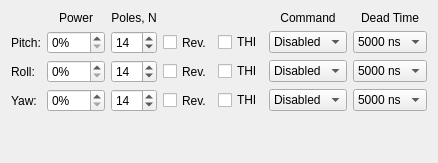
      <widget class="QWidget" name="tabOutputs">
       <attribute name="title">
        <string>Outputs</string>
       </attribute>
       <layout class="QGridLayout" name="gridLayout_2">
        <item row="1" column="6">
         <widget class="QLabel" name="labelCommand">
          <property name="text">
           <string>Command</string>
          </property>
          <property name="textFormat">
           <enum>Qt::PlainText</enum>
          </property>
          <property name="alignment">
           <set>Qt::AlignCenter</set>
          </property>
         </widget>
        </item>
        <item row="4" column="0">
         <widget class="QLabel" name="labelYaw_2">
          <property name="sizePolicy">
           <sizepolicy hsizetype="Fixed" vsizetype="Preferred">
            <horstretch>0</horstretch>
            <verstretch>0</verstretch>
           </sizepolicy>
          </property>
          <property name="text">
           <string>Yaw:</string>
          </property>
          <property name="textFormat">
           <enum>Qt::PlainText</enum>
          </property>
         </widget>
        </item>
        <item row="3" column="7">
         <widget class="QComboBox" name="comboRollDeadTime">
          <property name="sizePolicy">
           <sizepolicy hsizetype="Expanding" vsizetype="Fixed">
            <horstretch>0</horstretch>
            <verstretch>0</verstretch>
           </sizepolicy>
          </property>
          <property name="toolTip">
           <string>Set this as low as possible, but make sure that the power transistors are not overheating!</string>
          </property>
          <property name="currentIndex">
           <number>5</number>
          </property>
          <item>
           <property name="text">
            <string>750 ns</string>
           </property>
          </item>
          <item>
           <property name="text">
            <string>1000 ns</string>
           </property>
          </item>
          <item>
           <property name="text">
            <string>2000 ns</string>
           </property>
          </item>
          <item>
           <property name="text">
            <string>3000 ns</string>
           </property>
          </item>
          <item>
           <property name="text">
            <string>4000 ns</string>
           </property>
          </item>
          <item>
           <property name="text">
            <string>5000 ns</string>
           </property>
          </item>
         </widget>
        </item>
        <item row="3" column="6">
         <widget class="QComboBox" name="comboRollCommand">
          <property name="sizePolicy">
           <sizepolicy hsizetype="Expanding" vsizetype="Fixed">
            <horstretch>0</horstretch>
            <verstretch>0</verstretch>
           </sizepolicy>
          </property>
          <property name="currentIndex">
           <number>3</number>
          </property>
          <property name="maxVisibleItems">
           <number>4</number>
          </property>
          <property name="sizeAdjustPolicy">
           <enum>QComboBox::AdjustToContentsOnFirstShow</enum>
          </property>
          <item>
           <property name="text">
            <string>Pitch</string>
           </property>
          </item>
          <item>
           <property name="text">
            <string>Roll</string>
           </property>
          </item>
          <item>
           <property name="text">
            <string>Yaw</string>
           </property>
          </item>
          <item>
           <property name="text">
            <string>Disabled</string>
           </property>
          </item>
         </widget>
        </item>
        <item row="2" column="6">
         <widget class="QComboBox" name="comboPitchCommand">
          <property name="sizePolicy">
           <sizepolicy hsizetype="Expanding" vsizetype="Fixed">
            <horstretch>0</horstretch>
            <verstretch>0</verstretch>
           </sizepolicy>
          </property>
          <property name="currentIndex">
           <number>3</number>
          </property>
          <property name="maxVisibleItems">
           <number>4</number>
          </property>
          <item>
           <property name="text">
            <string>Pitch</string>
           </property>
          </item>
          <item>
           <property name="text">
            <string>Roll</string>
           </property>
          </item>
          <item>
           <property name="text">
            <string>Yaw</string>
           </property>
          </item>
          <item>
           <property name="text">
            <string>Disabled</string>
           </property>
          </item>
         </widget>
        </item>
        <item row="2" column="7">
         <widget class="QComboBox" name="comboPitchDeadTime">
          <property name="sizePolicy">
           <sizepolicy hsizetype="Expanding" vsizetype="Fixed">
            <horstretch>0</horstretch>
            <verstretch>0</verstretch>
           </sizepolicy>
          </property>
          <property name="toolTip">
           <string>Set this as low as possible, but make sure that the power transistors are not overheating!</string>
          </property>
          <property name="currentIndex">
           <number>5</number>
          </property>
          <item>
           <property name="text">
            <string>750 ns</string>
           </property>
          </item>
          <item>
           <property name="text">
            <string>1000 ns</string>
           </property>
          </item>
          <item>
           <property name="text">
            <string>2000 ns</string>
           </property>
          </item>
          <item>
           <property name="text">
            <string>3000 ns</string>
           </property>
          </item>
          <item>
           <property name="text">
            <string>4000 ns</string>
           </property>
          </item>
          <item>
           <property name="text">
            <string>5000 ns</string>
           </property>
          </item>
         </widget>
        </item>
        <item row="2" column="4">
         <widget class="QCheckBox" name="checkPitchRev">
          <property name="sizePolicy">
           <sizepolicy hsizetype="Fixed" vsizetype="Preferred">
            <horstretch>0</horstretch>
            <verstretch>0</verstretch>
           </sizepolicy>
          </property>
          <property name="toolTip">
           <string>Reverse motor direction</string>
          </property>
          <property name="text">
           <string>Rev.</string>
          </property>
         </widget>
        </item>
        <item row="2" column="3">
         <widget class="QSpinBox" name="spinPitchNumPoles">
          <property name="accelerated">
           <bool>false</bool>
          </property>
          <property name="minimum">
           <number>12</number>
          </property>
          <property name="maximum">
           <number>48</number>
          </property>
          <property name="singleStep">
           <number>2</number>
          </property>
          <property name="value">
           <number>14</number>
          </property>
         </widget>
        </item>
        <item row="2" column="1">
         <widget class="QSpinBox" name="spinPitchPower">
          <property name="accelerated">
           <bool>true</bool>
          </property>
          <property name="suffix">
           <string>%</string>
          </property>
          <property name="maximum">
           <number>100</number>
          </property>
         </widget>
        </item>
        <item row="2" column="0">
         <widget class="QLabel" name="labelPitch_2">
          <property name="sizePolicy">
           <sizepolicy hsizetype="Fixed" vsizetype="Preferred">
            <horstretch>0</horstretch>
            <verstretch>0</verstretch>
           </sizepolicy>
          </property>
          <property name="text">
           <string>Pitch:</string>
          </property>
          <property name="textFormat">
           <enum>Qt::PlainText</enum>
          </property>
         </widget>
        </item>
        <item row="1" column="3">
         <widget class="QLabel" name="labelNumPoles">
          <property name="text">
           <string>Poles, N</string>
          </property>
          <property name="textFormat">
           <enum>Qt::PlainText</enum>
          </property>
          <property name="alignment">
           <set>Qt::AlignCenter</set>
          </property>
         </widget>
        </item>
        <item row="3" column="4">
         <widget class="QCheckBox" name="checkRollRev">
          <property name="sizePolicy">
           <sizepolicy hsizetype="Fixed" vsizetype="Preferred">
            <horstretch>0</horstretch>
            <verstretch>0</verstretch>
           </sizepolicy>
          </property>
          <property name="toolTip">
           <string>Reverse motor direction</string>
          </property>
          <property name="text">
           <string>Rev.</string>
          </property>
         </widget>
        </item>
        <item row="3" column="3">
         <widget class="QSpinBox" name="spinRollNumPoles">
          <property name="minimum">
           <number>12</number>
          </property>
          <property name="maximum">
           <number>48</number>
          </property>
          <property name="singleStep">
           <number>2</number>
          </property>
          <property name="value">
           <number>14</number>
          </property>
         </widget>
        </item>
        <item row="4" column="4">
         <widget class="QCheckBox" name="checkYawRev">
          <property name="sizePolicy">
           <sizepolicy hsizetype="Fixed" vsizetype="Preferred">
            <horstretch>0</horstretch>
            <verstretch>0</verstretch>
           </sizepolicy>
          </property>
          <property name="toolTip">
           <string>Reverse motor direction</string>
          </property>
          <property name="text">
           <string>Rev.</string>
          </property>
         </widget>
        </item>
        <item row="3" column="1">
         <widget class="QSpinBox" name="spinRollPower">
          <property name="accelerated">
           <bool>true</bool>
          </property>
          <property name="suffix">
           <string>%</string>
          </property>
          <property name="maximum">
           <number>100</number>
          </property>
         </widget>
        </item>
        <item row="4" column="1">
         <widget class="QSpinBox" name="spinYawPower">
          <property name="accelerated">
           <bool>true</bool>
          </property>
          <property name="suffix">
           <string>%</string>
          </property>
          <property name="maximum">
           <number>100</number>
          </property>
         </widget>
        </item>
        <item row="4" column="6">
         <widget class="QComboBox" name="comboYawCommand">
          <property name="sizePolicy">
           <sizepolicy hsizetype="Expanding" vsizetype="Fixed">
            <horstretch>0</horstretch>
            <verstretch>0</verstretch>
           </sizepolicy>
          </property>
          <property name="currentIndex">
           <number>3</number>
          </property>
          <property name="maxVisibleItems">
           <number>4</number>
          </property>
          <item>
           <property name="text">
            <string>Pitch</string>
           </property>
          </item>
          <item>
           <property name="text">
            <string>Roll</string>
           </property>
          </item>
          <item>
           <property name="text">
            <string>Yaw</string>
           </property>
          </item>
          <item>
           <property name="text">
            <string>Disabled</string>
           </property>
          </item>
         </widget>
        </item>
        <item row="1" column="1">
         <widget class="QLabel" name="labelPower">
          <property name="text">
           <string>Power</string>
          </property>
          <property name="textFormat">
           <enum>Qt::PlainText</enum>
          </property>
          <property name="alignment">
           <set>Qt::AlignCenter</set>
          </property>
         </widget>
        </item>
        <item row="4" column="3">
         <widget class="QSpinBox" name="spinYawNumPoles">
          <property name="minimum">
           <number>12</number>
          </property>
          <property name="maximum">
           <number>48</number>
          </property>
          <property name="singleStep">
           <number>2</number>
          </property>
          <property name="value">
           <number>14</number>
          </property>
         </widget>
        </item>
        <item row="1" column="7">
         <widget class="QLabel" name="labelDeadTime">
          <property name="text">
           <string>Dead Time</string>
          </property>
          <property name="textFormat">
           <enum>Qt::PlainText</enum>
          </property>
          <property name="alignment">
           <set>Qt::AlignCenter</set>
          </property>
         </widget>
        </item>
        <item row="3" column="0">
         <widget class="QLabel" name="labelRoll_2">
          <property name="sizePolicy">
           <sizepolicy hsizetype="Fixed" vsizetype="Preferred">
            <horstretch>0</horstretch>
            <verstretch>0</verstretch>
           </sizepolicy>
          </property>
          <property name="text">
           <string>Roll:</string>
          </property>
          <property name="textFormat">
           <enum>Qt::PlainText</enum>
          </property>
         </widget>
        </item>
        <item row="4" column="7">
         <widget class="QComboBox" name="comboYawDeadTime">
          <property name="sizePolicy">
           <sizepolicy hsizetype="Expanding" vsizetype="Fixed">
            <horstretch>0</horstretch>
            <verstretch>0</verstretch>
           </sizepolicy>
          </property>
          <property name="toolTip">
           <string>Set this as low as possible, but make sure that the power transistors are not overheating!</string>
          </property>
          <property name="currentIndex">
           <number>5</number>
          </property>
          <item>
           <property name="text">
            <string>750 ns</string>
           </property>
          </item>
          <item>
           <property name="text">
            <string>1000 ns</string>
           </property>
          </item>
          <item>
           <property name="text">
            <string>2000 ns</string>
           </property>
          </item>
          <item>
           <property name="text">
            <string>3000 ns</string>
           </property>
          </item>
          <item>
           <property name="text">
            <string>4000 ns</string>
           </property>
          </item>
          <item>
           <property name="text">
            <string>5000 ns</string>
           </property>
          </item>
         </widget>
        </item>
        <item row="5" column="0">
         <spacer name="verticalSpacer_2">
          <property name="orientation">
           <enum>Qt::Vertical</enum>
          </property>
          <property name="sizeHint" stdset="0">
           <size>
            <width>20</width>
            <height>40</height>
           </size>
          </property>
         </spacer>
        </item>
        <item row="2" column="5">
         <widget class="QCheckBox" name="checkPitchTHIEnable">
          <property name="sizePolicy">
           <sizepolicy hsizetype="Fixed" vsizetype="Fixed">
            <horstretch>0</horstretch>
            <verstretch>0</verstretch>
           </sizepolicy>
          </property>
          <property name="toolTip">
           <string>Third Harmonic Injection, incraeses efficiency by ~14%</string>
          </property>
          <property name="text">
           <string>THI</string>
          </property>
         </widget>
        </item>
        <item row="3" column="5">
         <widget class="QCheckBox" name="checkRollTHIEnable">
          <property name="sizePolicy">
           <sizepolicy hsizetype="Fixed" vsizetype="Fixed">
            <horstretch>0</horstretch>
            <verstretch>0</verstretch>
           </sizepolicy>
          </property>
          <property name="toolTip">
           <string>Third Harmonic Injection, incraeses efficiency by ~14%</string>
          </property>
          <property name="text">
           <string>THI</string>
          </property>
         </widget>
        </item>
        <item row="4" column="5">
         <widget class="QCheckBox" name="checkYawTHIEnable">
          <property name="sizePolicy">
           <sizepolicy hsizetype="Fixed" vsizetype="Fixed">
            <horstretch>0</horstretch>
            <verstretch>0</verstretch>
           </sizepolicy>
          </property>
          <property name="toolTip">
           <string>Third Harmonic Injection, incraeses efficiency by ~14%</string>
          </property>
          <property name="text">
           <string>THI</string>
          </property>
         </widget>
        </item>
       </layout>
      </widget>
